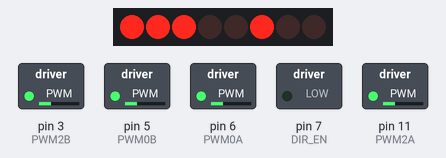
Simulated run of this sketch. Board: Arduino Uno, built with avr-gcc and run on an emulated ATmega328P. On the bench: 8 shift-register outputs drawn as a row of LEDs (first output left, lit = HIGH), switched loads named in the sketch (green lamp = pin HIGH). Wiring (inferred from the names in the program): shift register (74HC595): data pin 8; shift clock pin 4; latch pin 12. Wiring (inferred from the signals the program sends): row of LEDs: on Q0, Q1, Q2, Q3, Q4, Q5, Q6, Q7. Pins used as bus, display or sensor lines are not drawn.

Above: at 0.05 s.
At 0.95 s:
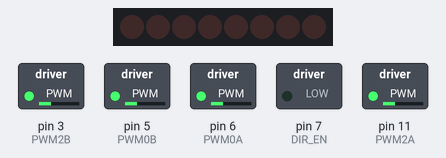
Timing chart, 0 to 3.0 s (numbered marks = the images above):
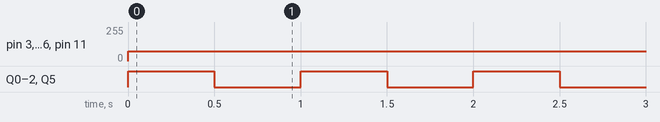

Measured:
- by itself, pin 3 (PWM2B), pin 5 (PWM0B), pin 6 (PWM0A), pin 11 (PWM2A): 0/255 → 75/255 at 0.00 s
- by itself, Q0–2, Q5: alternates HIGH for 0.50 s and LOW for 0.50 s

The sketch:

Script.ino
```cpp
//PWM
const int PWM2A = 11;
const int PWM2B = 3;
const int PWM0A = 6;
const int PWM0B = 5;

//DATA
const int DIR_CLK = 4;
const int DIR_EN = 7;
const int DATA = 8;
const int DIR_LATCH = 12;

//Directions
const int Forward = 39;
const int STOP = 0;
const int Backward = 216;
const int Left_Sideways = 106;
const int Right_Sideways = 149;
const int Left_AAB = 3;
const int Right_AAB = 36;
const int Forward_Left_Diagonally = 34;
const int Backward_Left_Diagonally = 72;
const int Forward_Right_Diagonally = 5;
const int Backward_Right_Diagonally = 144;
const int Left_Rotation = 139;
const int Right_Rotation = 116;
const int Left_Front_Rotation = 10;
const int Right_Front_Rotation = 20;
const int Left_Back_Rotation = 96;
const int Right_Back_Rotation = 129;
const int drift = 116;

//MotorSpeed
int MotorPWM1 = 75; //LF
int MotorPWM2 = 75; //RF
int MotorPWM3 = 75; //LB
int MotorPWM4 = 75; //RB

void setup() {
  pinMode(DIR_CLK, OUTPUT);
  pinMode(DATA, OUTPUT);
  pinMode(DIR_EN, OUTPUT);
  pinMode(DIR_LATCH, OUTPUT);
  pinMode(PWM0B, OUTPUT); //RB
  pinMode(PWM0A, OUTPUT); //LB
  pinMode(PWM2A, OUTPUT); //LF
  pinMode(PWM2B, OUTPUT); //RF

  //Predefine function
void MOTOR(int Direction, int MotorPWM1, int MotorPWM2, int MotorPWM3, int MotorPWM4);
 }


void loop() {
MOTOR(Forward, MotorPWM1, MotorPWM2, MotorPWM3, MotorPWM4);
delay(500);
MOTOR(STOP, MotorPWM1, MotorPWM2, MotorPWM3, MotorPWM4);
delay(500);

// MOTOR(Backward, MotorPWM1, MotorPWM2, MotorPWM3, MotorPWM4);
// delay(2500);
// MOTOR(STOP, MotorPWM1, MotorPWM2, MotorPWM3, MotorPWM4);
// delay(1000);

// MOTOR(Left_Sideways, MotorPWM1, MotorPWM2, MotorPWM3, MotorPWM4);
// delay(2500);
// MOTOR(STOP, MotorPWM1, MotorPWM2, MotorPWM3, MotorPWM4);
// delay(1000);

// MOTOR(Right_Sideways, MotorPWM1, MotorPWM2, MotorPWM3, MotorPWM4);
// delay(2500);
// MOTOR(STOP, MotorPWM1, MotorPWM2, MotorPWM3, MotorPWM4);
// delay(1000);

// MOTOR(Left_AAB, MotorPWM1, MotorPWM2, MotorPWM3, MotorPWM4);
// delay(2500);
// MOTOR(STOP, MotorPWM1, MotorPWM2, MotorPWM3, MotorPWM4);
// delay(1000);

// MOTOR(Right_AAB, MotorPWM1, MotorPWM2, MotorPWM3, MotorPWM4);
// delay(2500);
// MOTOR(STOP, MotorPWM1, MotorPWM2, MotorPWM3, MotorPWM4);
// delay(1000);

// MOTOR(Forward_Left_Diagonally, MotorPWM1, MotorPWM2, MotorPWM3, MotorPWM4);
// delay(2500);
// MOTOR(STOP, MotorPWM1, MotorPWM2, MotorPWM3, MotorPWM4);
// delay(1000);

// MOTOR(Backward_Left_Diagonally, MotorPWM1, MotorPWM2, MotorPWM3, MotorPWM4);
// delay(2500);
// MOTOR(STOP, MotorPWM1, MotorPWM2, MotorPWM3, MotorPWM4);
// delay(1000);

// MOTOR(Forward_Right_Diagonally, MotorPWM1, MotorPWM2, MotorPWM3, MotorPWM4);
// delay(2500);
// MOTOR(STOP, MotorPWM1, MotorPWM2, MotorPWM3, MotorPWM4);
// delay(1000);

// MOTOR(Backward_Right_Diagonally, MotorPWM1, MotorPWM2, MotorPWM3, MotorPWM4);
// delay(2500);
// MOTOR(STOP, MotorPWM1, MotorPWM2, MotorPWM3, MotorPWM4);
// delay(1000);

// MOTOR(Left_Rotation, MotorPWM1, MotorPWM2, MotorPWM3, MotorPWM4);
// delay(2500);
// MOTOR(STOP, MotorPWM1, MotorPWM2, MotorPWM3, MotorPWM4);
// delay(1000);

// MOTOR(Right_Rotation, MotorPWM1, MotorPWM2, MotorPWM3, MotorPWM4);
// delay(2500);
// MOTOR(STOP, MotorPWM1, MotorPWM2, MotorPWM3, MotorPWM4);
// delay(1000);

// MOTOR(Left_Front_Rotation, MotorPWM1, MotorPWM2, MotorPWM3, MotorPWM4);
// delay(2500);
// MOTOR(STOP, MotorPWM1, MotorPWM2, MotorPWM3, MotorPWM4);
// delay(1000);

// MOTOR(Right_Front_Rotation, MotorPWM1, MotorPWM2, MotorPWM3, MotorPWM4);
// delay(2500);
// MOTOR(STOP, MotorPWM1, MotorPWM2, MotorPWM3, MotorPWM4);
// delay(1000);

// MOTOR(Left_Back_Rotation, MotorPWM1, MotorPWM2, MotorPWM3, MotorPWM4);
// delay(2500);
// MOTOR(STOP, MotorPWM1, MotorPWM2, MotorPWM3, MotorPWM4);
// delay(1000);

// MOTOR(Right_Back_Rotation, MotorPWM1, MotorPWM2, MotorPWM3, MotorPWM4);
// delay(2500);
// MOTOR(STOP, MotorPWM1, MotorPWM2, MotorPWM3, MotorPWM4);
// delay(1000);
}

//
void MOTOR(int Direction, int MotorPWM1, int MotorPWM2, int MotorPWM3, int MotorPWM4) {
  analogWrite(PWM2A, MotorPWM1);
  analogWrite(PWM2B, MotorPWM2);
  analogWrite(PWM0A, MotorPWM3);
  analogWrite(PWM0B, MotorPWM4);
  digitalWrite(DIR_LATCH, LOW);
  shiftOut(DATA, DIR_CLK, MSBFIRST, Direction);
  digitalWrite(DIR_LATCH, HIGH);
}
```
